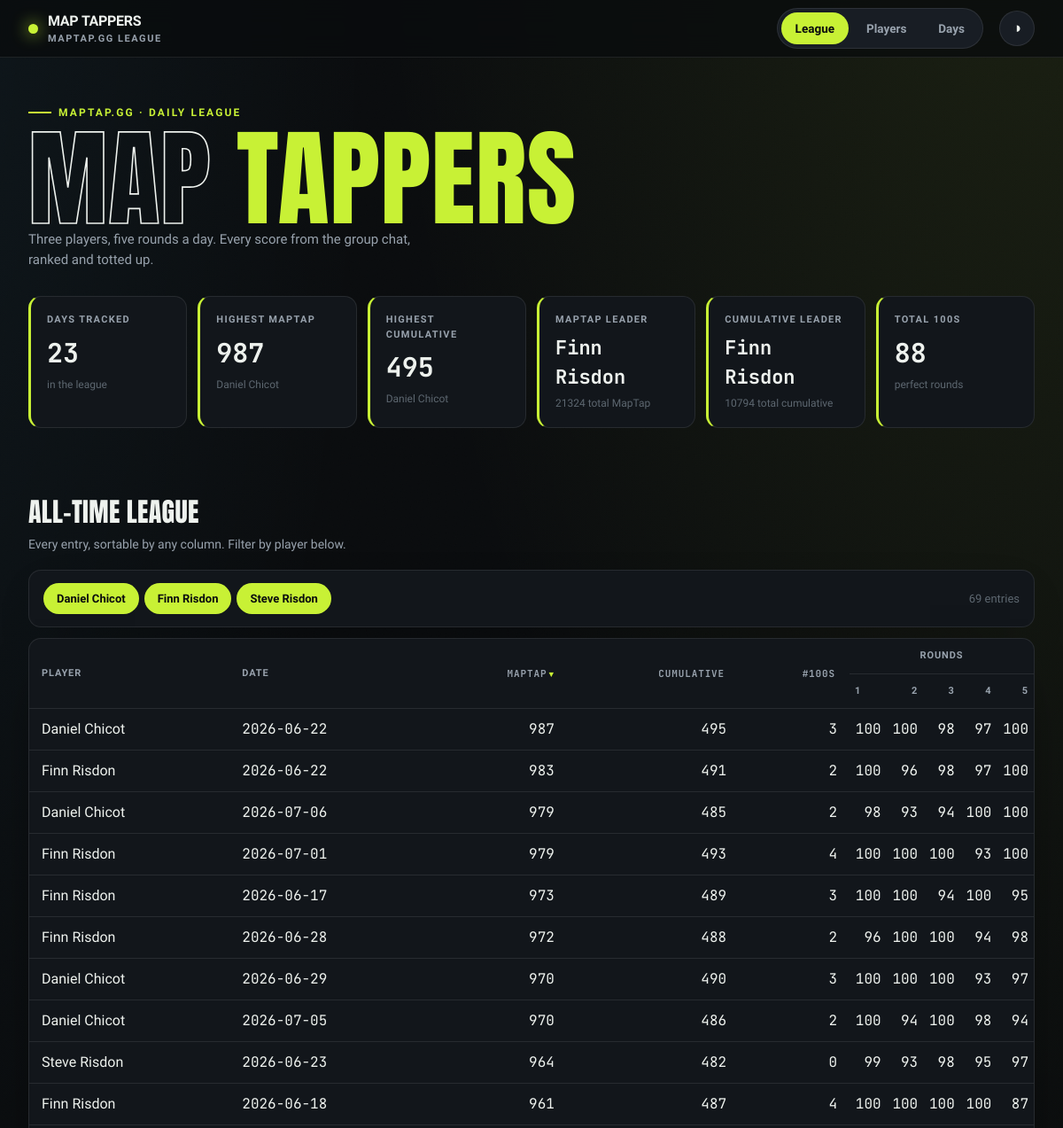
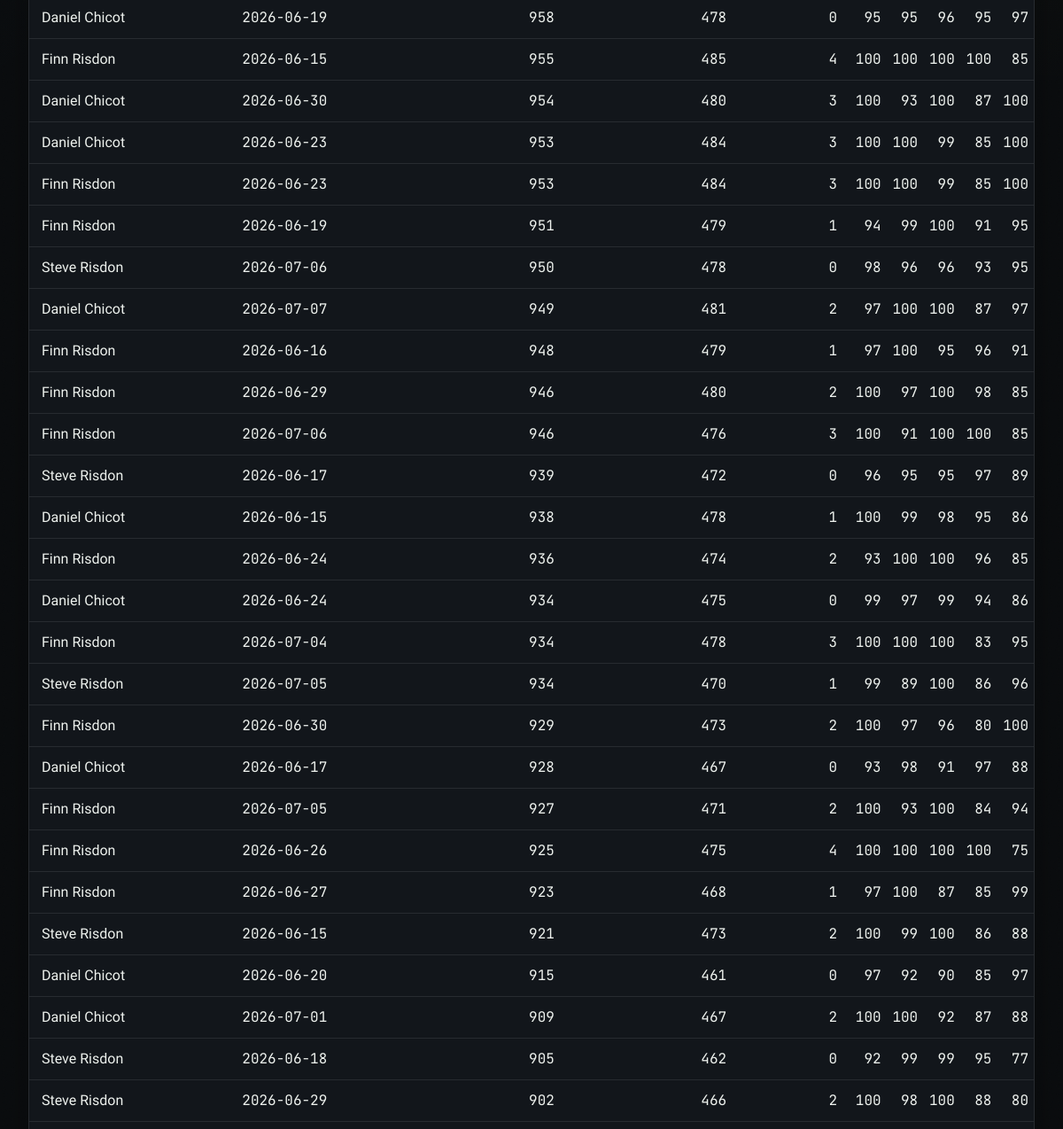
Before: / (upper part) with the older database file (2 pictures, top to bottom).
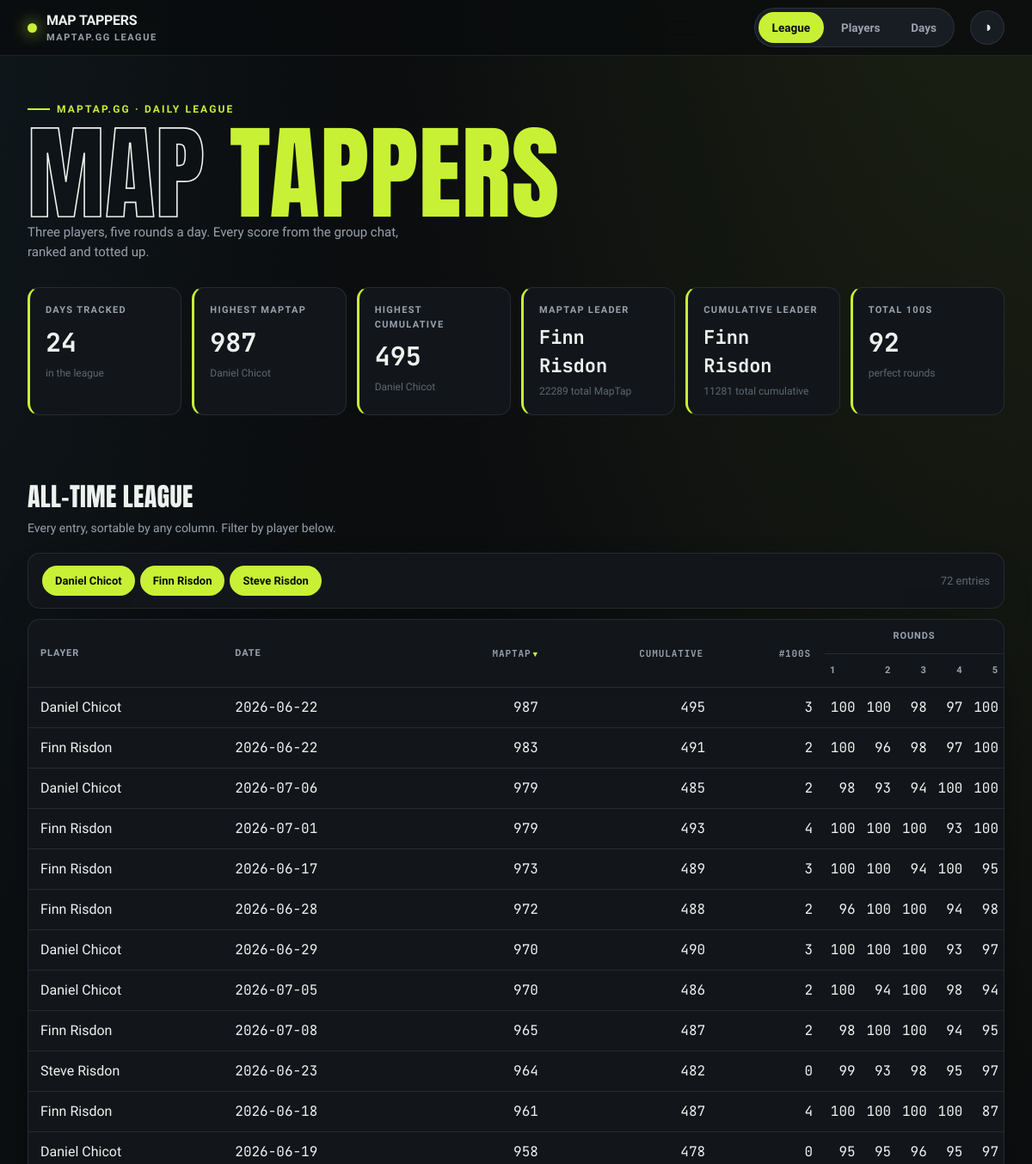
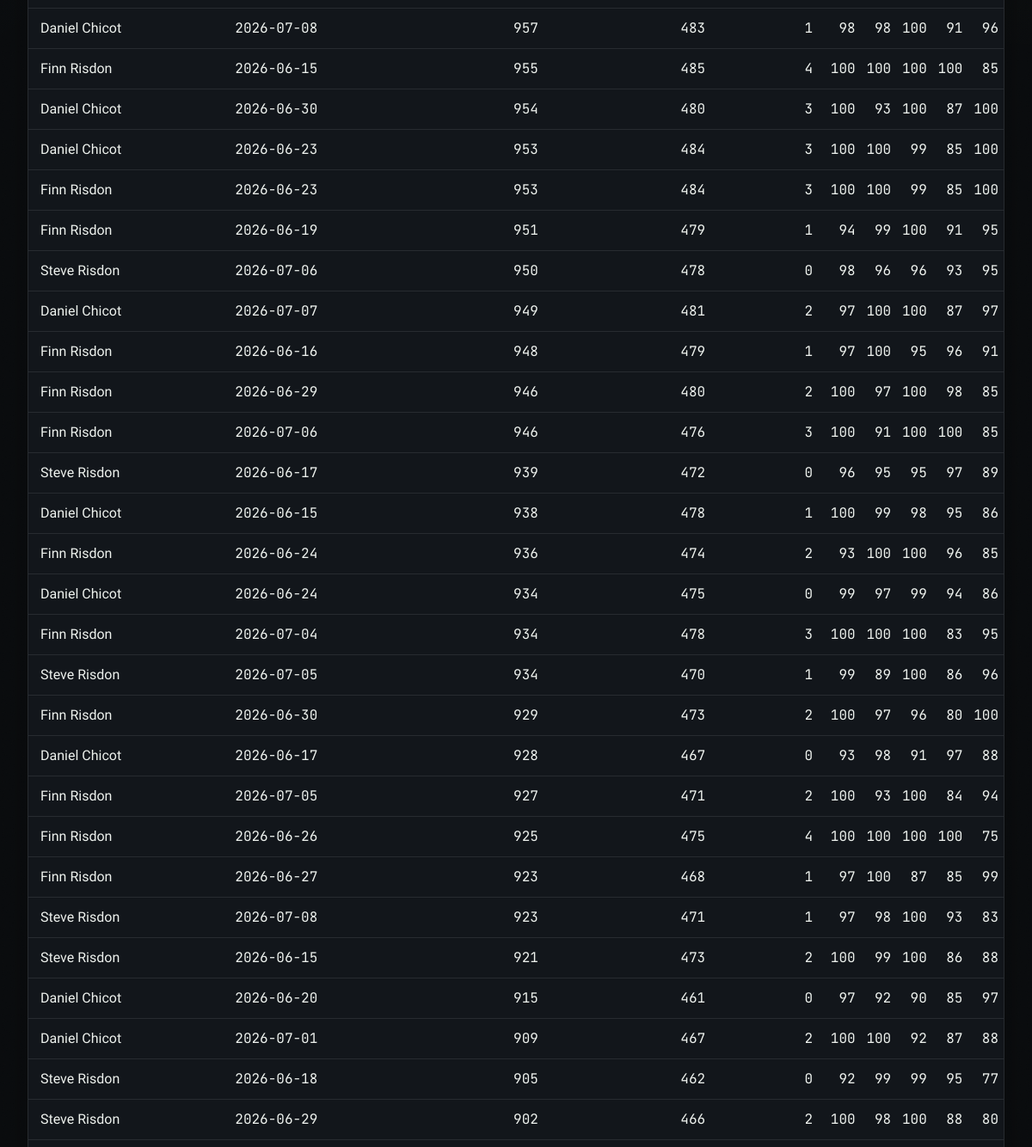
After: the same page with the newer database file (2 pictures, top to bottom).
### tables this page shows
CREATE TABLE entries (
    id INTEGER PRIMARY KEY,
    player TEXT NOT NULL,
    game_date TEXT NOT NULL,
    maptap_score INTEGER NOT NULL,
    UNIQUE (player, game_date)
);

### src/maptap/app.py (the view)
@app.get("/", response_class=HTMLResponse)
def index(request: Request):
    with closing(_conn()) as conn:
        context = {"entries": all_entries(conn), "stats": hero_stats(conn), "active": "league"}
    return templates.TemplateResponse(request, "index.html", context)

### src/maptap/templates/index.html (shortened to what this page needs)
{% extends "base.html" %}
{% block content %}
{% set player_names = entries | map(attribute='player') | unique | sort | list %}
<h2 class="section-head">All-time league</h2>
<p class="section-sub">Every entry, sortable by any column. Filter by player below.</p>
<div class="panel toolbar">
    <div class="chips">
        {% for name in player_names %}
        <button class="chip active" data-player="{{ name }}">{{ name }}</button>
        {% endfor %}
    </div>
    <span class="results-meta" id="resultsMeta">{{ entries | length }} entries</span>
</div>
<div class="panel table-card">
    <table id="league">
        <thead>
            <tr>
                <th class="txt" rowspan="2" data-sort="text">Player</th>
                <th class="txt" rowspan="2" data-sort="text">Date</th>
                <th class="num" rowspan="2" data-sort="number" data-sorted="desc">MapTap</th>
                <th class="num" rowspan="2" data-sort="number">Cumulative</th>
                <th class="num" rowspan="2" data-sort="number">#100s</th>
                <th class="rounds-group" colspan="5">Rounds</th>
            </tr>
            <tr>
                <th class="round">1</th>
                <th class="round">2</th>
                <th class="round">3</th>
                <th class="round">4</th>
                <th class="round">5</th>
            </tr>
        </thead>
        <tbody>
            {% for e in entries %}
            <tr data-player="{{ e.player }}">
                <td class="txt">{{ e.player }}</td>
                <td class="txt num">{{ e.game_date }}</td>
                <td class="num">{{ e.maptap_score }}</td>
                <td class="num">{{ e.cumulative }}</td>
                <td class="num">{{ e.hundreds }}</td>
                {% for r in e.rounds %}<td class="round num">{{ r }}</td>{% endfor %}
            </tr>
            {% endfor %}
        </tbody>
    </table>
</div>
{% endblock %}

### src/maptap/templates/base.html (shortened to what this page needs)
<!DOCTYPE html>
<html lang="en-GB" data-theme="dark">
<head>
    <link rel="stylesheet" href="/static/styles.css">
</head>
<body>
    <nav class="nav">
        <div class="wrap nav-inner">
            <div class="brand">
                <span class="dot"></span>
                <span>MAP&nbsp;TAPPERS<small>maptap.gg league</small></span>
            </div>
            <div class="tabs">
                <a class="tab {{ 'active' if active == 'league' else '' }}" href="/">League</a>
                <a class="tab {{ 'active' if active == 'players' else '' }}" href="/players">Players</a>
                <a class="tab {{ 'active' if active == 'days' else '' }}" href="/days">Days</a>
            </div>
            <button class="theme-btn" id="themeBtn" title="Toggle theme" aria-label="Toggle theme">◑</button>
        </div>
    </nav>
    <header class="hero">
        <div class="wrap">
            <span class="hero-tag">maptap.gg · daily league</span>
            <h1><span class="out">Map</span> <span class="em">Tappers</span></h1>
            <p class="hero-sub">Three players, five rounds a day. Every score from the group chat, ranked and totted up.</p>
            <div class="stat-row">
                <div class="stat">
                    <div class="label">Days tracked</div>
                    <div class="value">{{ stats.days_tracked }}</div>
                    <div class="sub">in the league</div>
                </div>
                <div class="stat">
                    <div class="label">Highest MapTap</div>
                    <div class="value">{{ stats.highest_maptap if stats.highest_maptap is not none else '—' }}</div>
                    <div class="sub">{{ stats.highest_maptap_player or '—' }}</div>
                </div>
                <div class="stat">
                    <div class="label">Highest Cumulative</div>
                    <div class="value">{{ stats.highest_cumulative if stats.highest_cumulative is not none else '—' }}</div>
                    <div class="sub">{{ stats.highest_cumulative_player or '—' }}</div>
                </div>
                <div class="stat">
                    <div class="label">MapTap Leader</div>
                    <div class="value" style="font-size:22px">{{ stats.leader or '—' }}</div>
                    <div class="sub">{{ stats.leader_total if stats.leader_total is not none else '—' }} total MapTap</div>
                </div>
                <div class="stat">
                    <div class="label">Cumulative Leader</div>
                    <div class="value" style="font-size:22px">{{ stats.cumulative_leader or '—' }}</div>
                    <div class="sub">{{ stats.cumulative_leader_total if stats.cumulative_leader_total is not none else '—' }} total cumulative</div>
                </div>
                <div class="stat">
                    <div class="label">Total 100s</div>
                    <div class="value">{{ stats.total_hundreds }}</div>
                    <div class="sub">perfect rounds</div>
                </div>
            </div>
        </div>
    </header>
    <main class="wrap">
        {% block content %}{% endblock %}
    </main>
</body>
</html>

Changed rows visible on the page:
added entries: player "Finn Risdon", game_date "2026-07-08", maptap_score "965", cumulative "487", hundreds "2", rounds "98" "100" "100" "94" "95"
added entries: player "Daniel Chicot", game_date "2026-07-08", maptap_score "957", cumulative "483", hundreds "1", rounds "98" "98" "100" "91" "96"
added entries: player "Steve Risdon", game_date "2026-07-08", maptap_score "923", cumulative "471", hundreds "1", rounds "97" "98" "100" "93" "83"
Other visible differences:
{{ stats.days_tracked }}: "23" → "24"
{{ stats.leader_total if stats.leader_total is not none else '—' }}: "21324" → "22289"
{{ stats.total_hundreds }}: "88" → "92"
{{ entries | length }}: "69" → "72"
text no longer shown: "10794"
text now shown: "11281"
